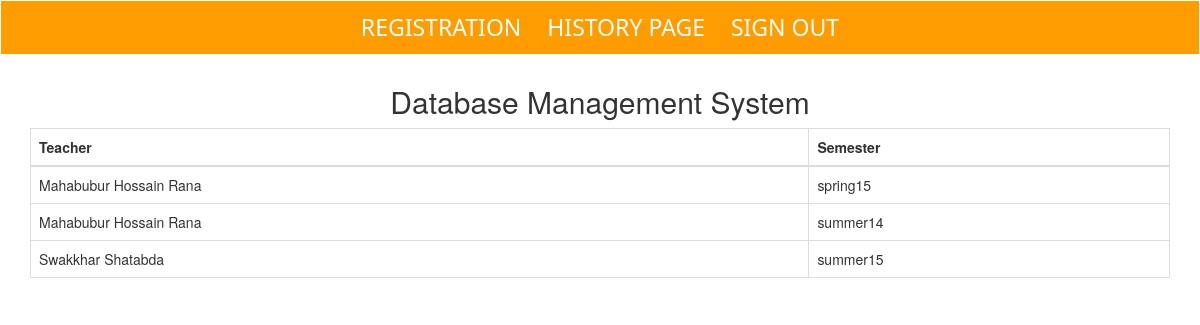
/teacher_history.php?subject=DBMS, run on the app's committed database.
### tables this page shows
CREATE TABLE `course` (
  `id` varchar(10) NOT NULL,
  `name` varchar(100) NOT NULL,
  `department` varchar(10) NOT NULL,
  `credit` int(5) NOT NULL
);

CREATE TABLE `teacher_history` (
  `facultyid` varchar(9) NOT NULL,
  `courseid` varchar(10) NOT NULL,
  `semester` varchar(10) NOT NULL
);

CREATE TABLE `person` (
  `id` varchar(9) NOT NULL,
  `name` varchar(200) NOT NULL,
  `password` varchar(100) DEFAULT NULL,
  `department` varchar(50) NOT NULL,
  `type` varchar(10) NOT NULL
);

### teacher_history.php (the view, shortened to what this page needs)
<?php
include_once('connection.php');
$subjectid = $_GET['subject'];
$result = $conn->query("SELECT person.name,teacher_history.semester FROM person JOIN teacher_history ON person.id=teacher_history.facultyid AND teacher_history.courseid='$subjectid'");
?>
<!DOCTYPE html>
<html>
    <head>
        <link rel="stylesheet" href="css/style.css">
        <link rel="stylesheet" href="https://maxcdn.bootstrapcdn.com/bootstrap/3.3.7/css/bootstrap.min.css">
    </head>
    <body>
         <div class="navbar">
            <ul>
              <li><a href="registration.php">Registration</a></li>
              <li><a href="history.php">History Page</a></li>
              <li><a href="signout.php">Sign out</a></li>
          </ul>
        </div>
         <h2 style="text-align: center;"><?php echo $conn->query("SELECT name FROM course WHERE course.id='$subjectid'")->fetch_object()->name ?></h2>
         <?php if($result->num_rows) { ?>
         <div class="container">
             <div class="table-responsive">
                 <table class="table table-bordered">
                     <thead>
                         <tr>
                             <th>Teacher</th>
                             <th>Semester</th>
                         </tr>
                     </thead>
                     <?php while($row = $result->fetch_assoc()) { ?>
                     <tr>
                         <td><?php echo $row['name'] ?></td>
                         <td><?php echo $row['semester'] ?></td>
                     </tr>
                     <?php } ?>
                 </table>
             </div>
         </div>
        <?php } ?>
    </body>
</html>

### css/style.css (style rules this page uses)
* { box-sizing: border-box }
body { font-family: sans-serif; }
ul { list-style-type: none; background-color: rgb(255, 157, 0); padding: 10px; text-align: center; font-family: 'Segoe UI', Tahoma, Geneva, Verdana, sans-serif; font-size: 23px; }
ul li { display: inline; }
ul li a { text-decoration: none; text-transform: uppercase; padding: 10px; color: white; }
a { color: blue; }
a:link { text-decoration: none; }

### data on the page
course: name "Database Management System"
teacher_history: person.name "Mahabubur Hossain Rana", semester "spring15"
teacher_history: person.name "Mahabubur Hossain Rana", semester "summer14"
teacher_history: person.name "Swakkhar Shatabda", semester "summer15"
